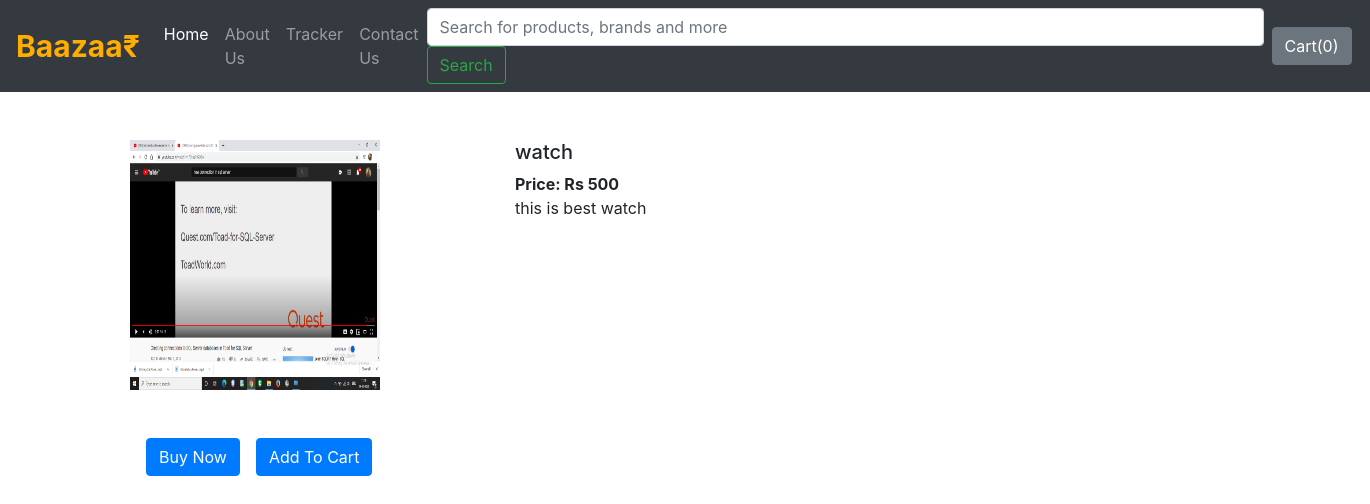
The app's page /shop/productview/2 with its own data.
### shop/models.py (models this page shows)
class Product(models.Model):
    productid = models.AutoField
    product_name = models.CharField(max_length=50)
    category = models.CharField(max_length=50, default="")
    subcategory = models.CharField(max_length=50, default="")
    price = models.IntegerField(default=0)
    desc = models.CharField(max_length=500)
    pub_date = models.DateField()
    image = models.ImageField(upload_to="shop/images", default="")
    def __str__(self):
        return self.product_name

### shop/views.py (the view)
# urls.py: path("productview/<int:myid>", views.productview, name="ProductView"),
def productview(request, myid):
    prod = Product.objects.filter(id=myid)
    print(prod)
    return render(request, 'shop/productview.html', {'prod':prod[0]})

### shop/templates/shop/productview.html (shortened to what this page needs)
{% extends 'shop/basic.html' %}
{% block body %}
<div class="container">
    <div class="row" >
        <div class="col-md-4 my-5">
            <div class="row">
                <img src="/media/{{prod.image}}" width="250px" height="250px">
            </div>
        </div>
        <div class="col-md-8 my-5">
            <h5>{{prod.product_name}}</h5>
            <b>Price: Rs {{prod.price}}</b>
            <p>{{prod.desc}}</p>
        </div>
    </div>
    <div class="row">
        <button class="btn btn-primary mx-3">Buy Now</button>
        <button class="btn btn-primary">Add To Cart</button>
    </div>
</div>
    {% endblock %}

### records on screen
Product: image (picture), product_name "watch", price "500", desc "this is best watch"
